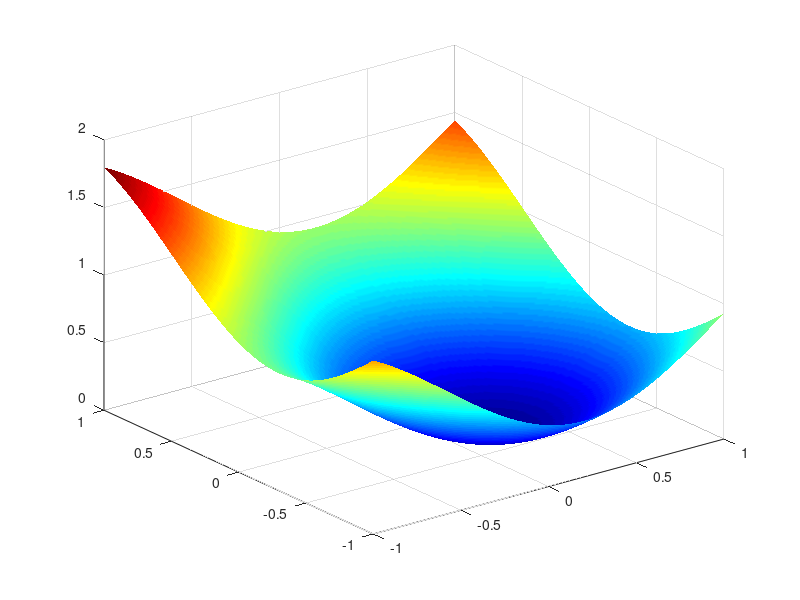

Here is the MATLAB script that generated this plot:
clear all
clc

f = @(x) sin(x(1)-0.2)^2+sin(x(2)+0.3)^2;

xMin = -1; xMax = 1;
yMin = -1; yMax = 1;

%==============================================

helper = @(x, y) f([x y]);
[X, Y] = meshgrid(xMin:0.01:xMax, yMin:0.01:yMax);
Z = arrayfun(helper, X, Y);
surf(X, Y, Z)
colormap(jet)
shading interp
